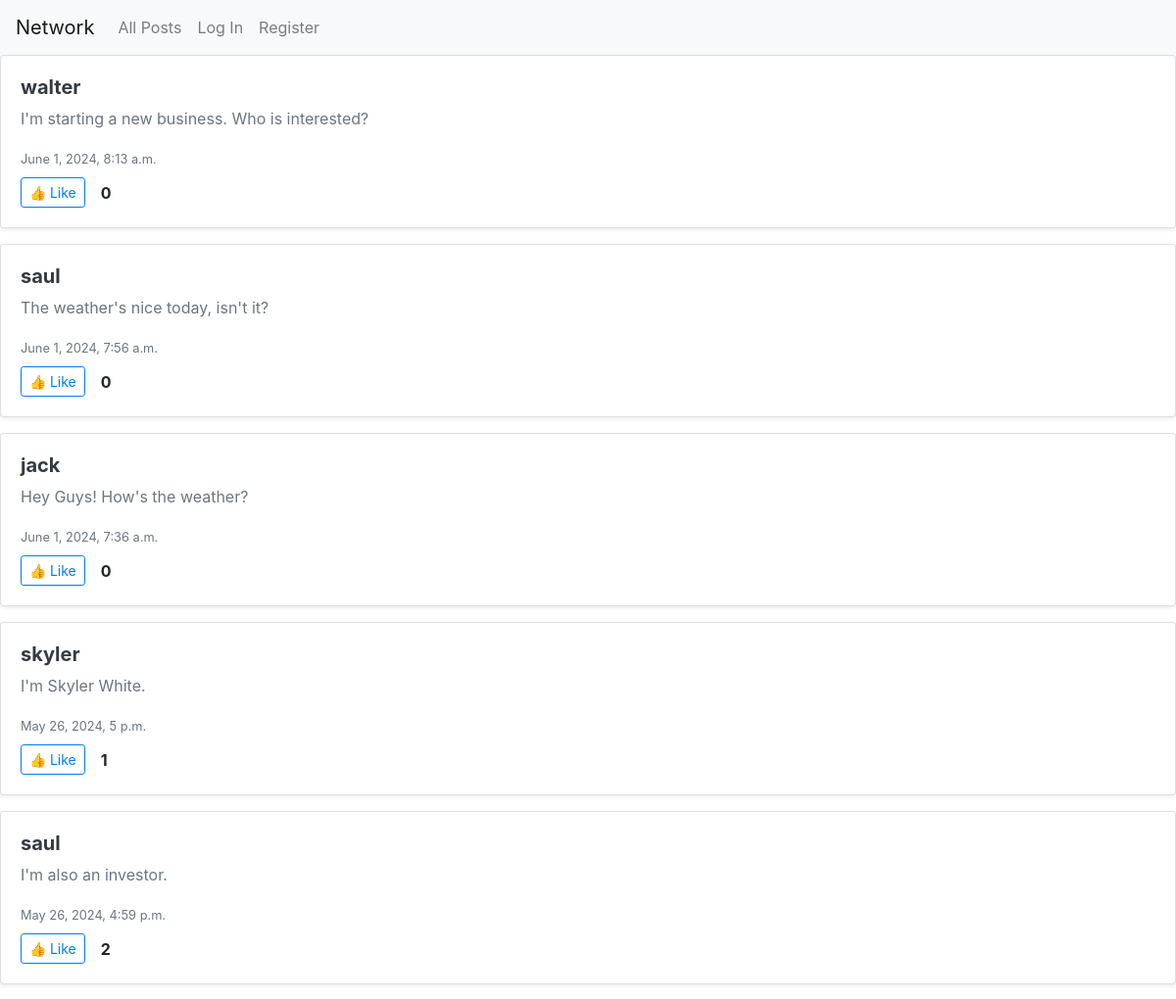
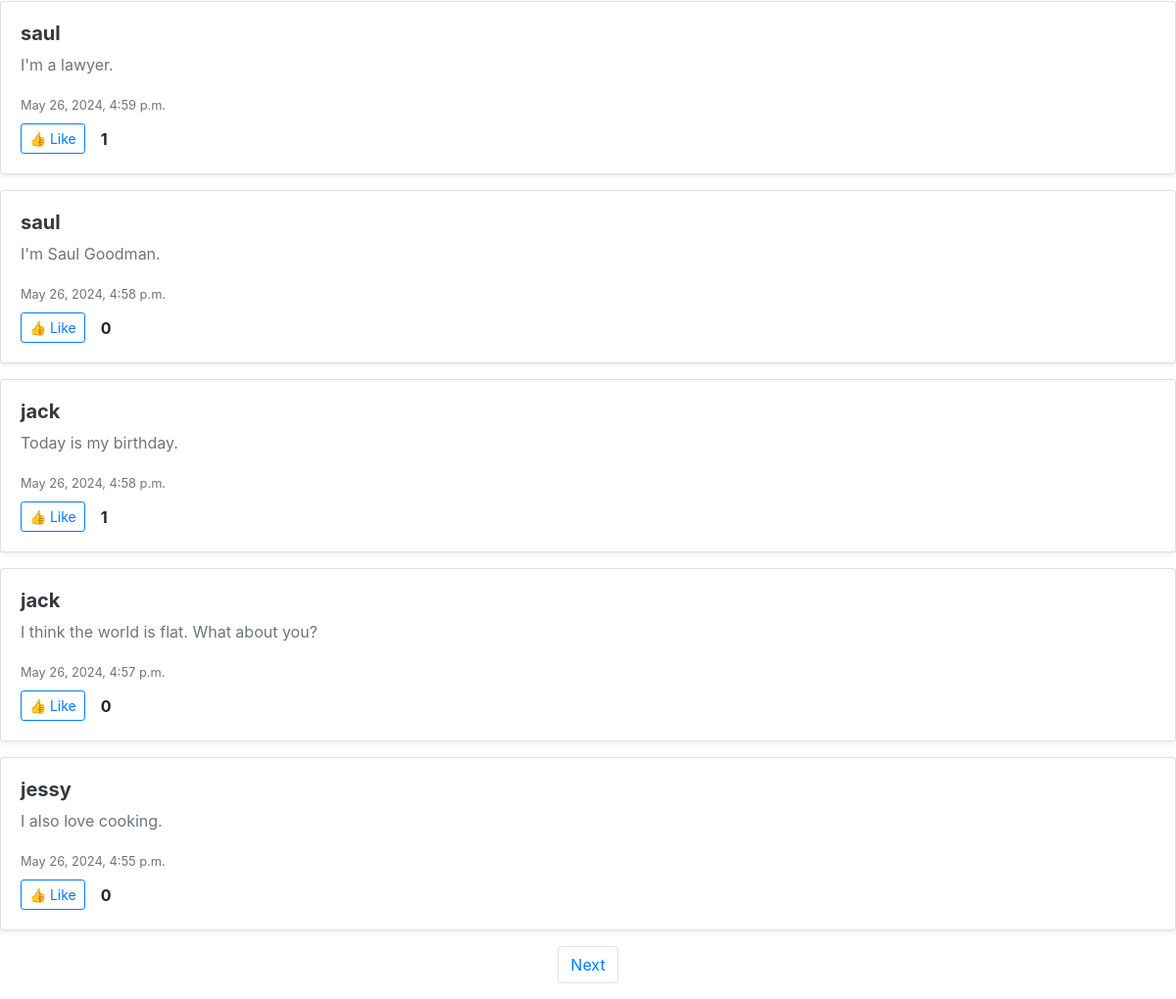
Before: / with the older database file (2 pictures, top to bottom).
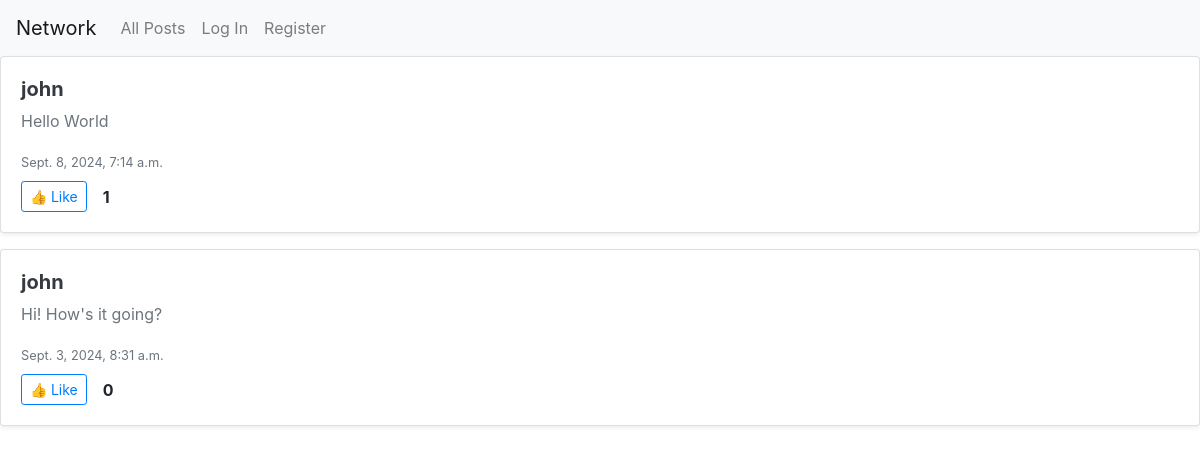
After: the same page with the newer database file.
### network/models.py (models this page shows, shortened)
class Post(models.Model):
    owner = models.ForeignKey(User, on_delete=models.CASCADE, related_name="posts")
    description = models.CharField(max_length=1024, blank=False)
    created = models.DateTimeField(auto_now_add=True)

class User(AbstractUser):
    pass

### network/views.py (the view)
# urls.py: path("", views.index, name="index"),
def index(request):
    posts = Post.objects.all().order_by('-created')
    paginator = Paginator(posts, 10)
    page_no = request.GET.get('page')
    page_posts = paginator.get_page(page_no)
    likes = Like.objects.all()
    myLikePostObjects = []
    for like in likes:
        if like.user == request.user:
            myLikePostObjects.append(like.post)
    return render(request, "network/index.html", {
        "page_posts": page_posts,
        "myLikePostObjects": myLikePostObjects,
    })

### network/templates/network/index.html (shortened to what this page needs)
{% extends "network/layout.html" %}
{% block body %}
    {% for post in page_posts %}
    <div class="card mb-3 shadow-sm">
        <div class="card-body">
            <h5>
                <a href="{% url 'user_profile' post.owner.id %}" class="text-decoration-none text-dark">
                    <strong>{{ post.owner }}</strong>
                </a>
            </h5>
            <p id="{{ post.id }}_content" class="text-muted">{{ post.description }}</p>
            <small class="text-secondary">{{ post.created }}</small><br>
            <div class="d-flex align-items-center gap-2 mt-2">
                {% if post in myLikePostObjects %}
                    <button class="btn btn-outline-danger btn-sm" onclick="isLike('{{ post.id }}')" id="likeButton_{{ post.id }}">
                        ❤️ Unlike
                    </button>
                {% else %}
                    <button class="btn btn-outline-primary btn-sm" onclick="isLike('{{ post.id }}')" id="likeButton_{{ post.id }}">
                        👍 Like
                    </button>
                {% endif %}
                <b id="likeCount_{{ post.id }}" class="ms-5 px-3">{{ post.post_likes.count }}</b>
            </div>
        </div>
    </div>
    {% endfor %}
    <nav aria-label="Page navigation example">
        <ul class="pagination d-flex justify-content-center">
            {% if page_posts.has_next %}
                <li class="page-item"><a class="page-link" href="?page={{ page_posts.next_page_number }}">Next</a></li>
            {% endif %}
        </ul>
    </nav>
{% endblock %}

### network/templates/network/layout.html (shortened to what this page needs)
{% load static %}
<!DOCTYPE html>
<html lang="en">
    <head>
        <link rel="stylesheet" href="https://stackpath.bootstrapcdn.com/bootstrap/4.4.1/css/bootstrap.min.css">
        <link href="{% static 'network/styles.css' %}" rel="stylesheet">
    </head>
    <body>
        <nav class="navbar navbar-expand-lg navbar-light bg-light">
            <a class="navbar-brand" href="#">Network</a>
            <div>
              <ul class="navbar-nav mr-auto">
                <li class="nav-item">
                  <a class="nav-link" href="{% url 'index' %}">All Posts</a>
                </li>
                {% if user.is_authenticated %}
                    <li class="nav-item">
                        <a class="nav-link" href="{% url 'following' %}">Following</a>
                    </li>
                    <li class="nav-item">
                        <a class="nav-link" href="{% url 'logout' %}">Log Out</a>
                    </li>
                {% else %}
                    <li class="nav-item">
                        <a class="nav-link" href="{% url 'login' %}">Log In</a>
                    </li>
                    <li class="nav-item">
                        <a class="nav-link" href="{% url 'register' %}">Register</a>
                    </li>
                {% endif %}
              </ul>
            </div>
          </nav>
        <div class="body">
            {% block body %}
            {% endblock %}
        </div>
    </body>
</html>

Changed rows visible on the page:
removed Post: owner "walter", description "I'm starting a new business. Who is interested?", created "June 1, 2024, 8:13 a.m.", post_likes.count "0"
removed Post: owner "saul", description "The weather's nice today, isn't it?", created "June 1, 2024, 7:56 a.m.", post_likes.count "0"
removed Post: owner "jack", description "Hey Guys! How's the weather?", created "June 1, 2024, 7:36 a.m.", post_likes.count "0"
removed Post: owner "skyler", description "I'm Skyler White.", created "May 26, 2024, 5 p.m.", post_likes.count "1"
removed Post: owner "saul", description "I'm also an investor.", created "May 26, 2024, 4:59 p.m.", post_likes.count "2"
removed Post: owner "saul", description "I'm a lawyer.", created "May 26, 2024, 4:59 p.m.", post_likes.count "1"
removed Post: owner "saul", description "I'm Saul Goodman.", created "May 26, 2024, 4:58 p.m.", post_likes.count "0"
removed Post: owner "jack", description "Today is my birthday.", created "May 26, 2024, 4:58 p.m.", post_likes.count "1"
removed Post: owner "jack", description "I think the world is flat. What about you?", created "May 26, 2024, 4:57 p.m.", post_likes.count "0"
removed Post: owner "jessy", description "I also love cooking.", created "May 26, 2024, 4:55 p.m.", post_likes.count "0"
added Post: owner "john", description "Hello World", created "Sept. 8, 2024, 7:14 a.m.", post_likes.count "1"
added Post: owner "john", description "Hi! How's it going?", created "Sept. 3, 2024, 8:31 a.m.", post_likes.count "0"
Other visible differences:
text no longer shown: "Next"
